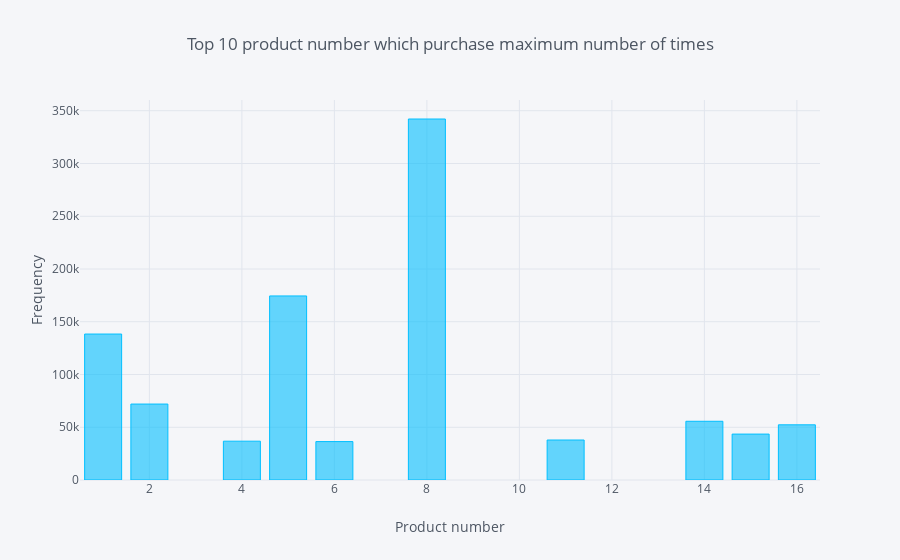

Notebook cell for this chart:
### Markdown cell above
### 9). Which Product Category Purchased maximum number of times.

### Code cell
pro1 = df['Product_Category_1'].reset_index()
pro1.columns = ['index', 'product']

pro2 = df['Product_Category_2'].reset_index()
pro2.columns = ['index', 'product']
product = pd.concat([pro1, pro2] )

product = product['product'].value_counts().reset_index()[:10]
product.iplot(kind='bar', x='index', y='product', title='Top 10 product number which purchase maximum number of times',
             xTitle='Product number', yTitle='Frequency', color='deepskyblue')

### Figure 1 — Plotly figure (JSON) as saved in the notebook; plotly's stock layout.template omitted (floating-point values rounded to 4 significant figures)
{"data": [{"marker": {"color": "rgba(0, 191, 255, 0.6)", "line": {"color": "rgba(0, 191, 255, 1.0)", "width": 1}}, "name": "product", "orientation": "v", "text": "", "type": "bar", "uid": "a967f0f9-644a-475f-841f-b76257bb9e9b", "x": [8, 5, 1, 2, 14, 16, 15, 11, 4, 6], "y": [342176, 174466, 138353, 71980, 55658, 52299, 43520, 37905, 36792, 36415]}], "layout": {"legend": {"bgcolor": "#F5F6F9", "font": {"color": "#4D5663"}}, "paper_bgcolor": "#F5F6F9", "plot_bgcolor": "#F5F6F9", "title": {"font": {"color": "#4D5663"}, "text": "Top 10 product number which purchase maximum number of times"}, "xaxis": {"gridcolor": "#E1E5ED", "showgrid": true, "tickfont": {"color": "#4D5663"}, "title": {"font": {"color": "#4D5663"}, "text": "Product number"}, "zerolinecolor": "#E1E5ED"}, "yaxis": {"gridcolor": "#E1E5ED", "showgrid": true, "tickfont": {"color": "#4D5663"}, "title": {"font": {"color": "#4D5663"}, "text": "Frequency"}, "zerolinecolor": "#E1E5ED"}}}
